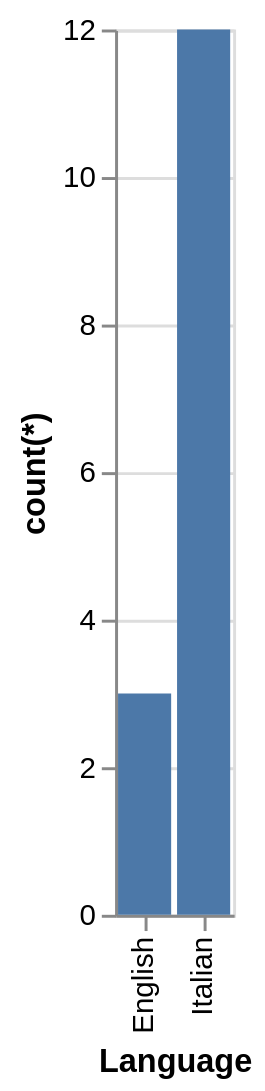

The specification (Vega-Lite) saved for this image:
### Vega-Lite specification from a JSON file in a GitHub repository (floating-point values rounded to 4 significant figures)
{"data": {"values": [{"x_data": "English", "y_data": 3}, {"x_data": "Italian", "y_data": 12}]}, "mark": "bar", "encoding": {"x": {"field": "x_data", "type": "nominal", "title": "Language", "sort": {"op": "sum", "field": "y_data", "order": "ascending"}}, "y": {"field": "y_data", "type": "quantitative", "title": "count(*)"}}}
